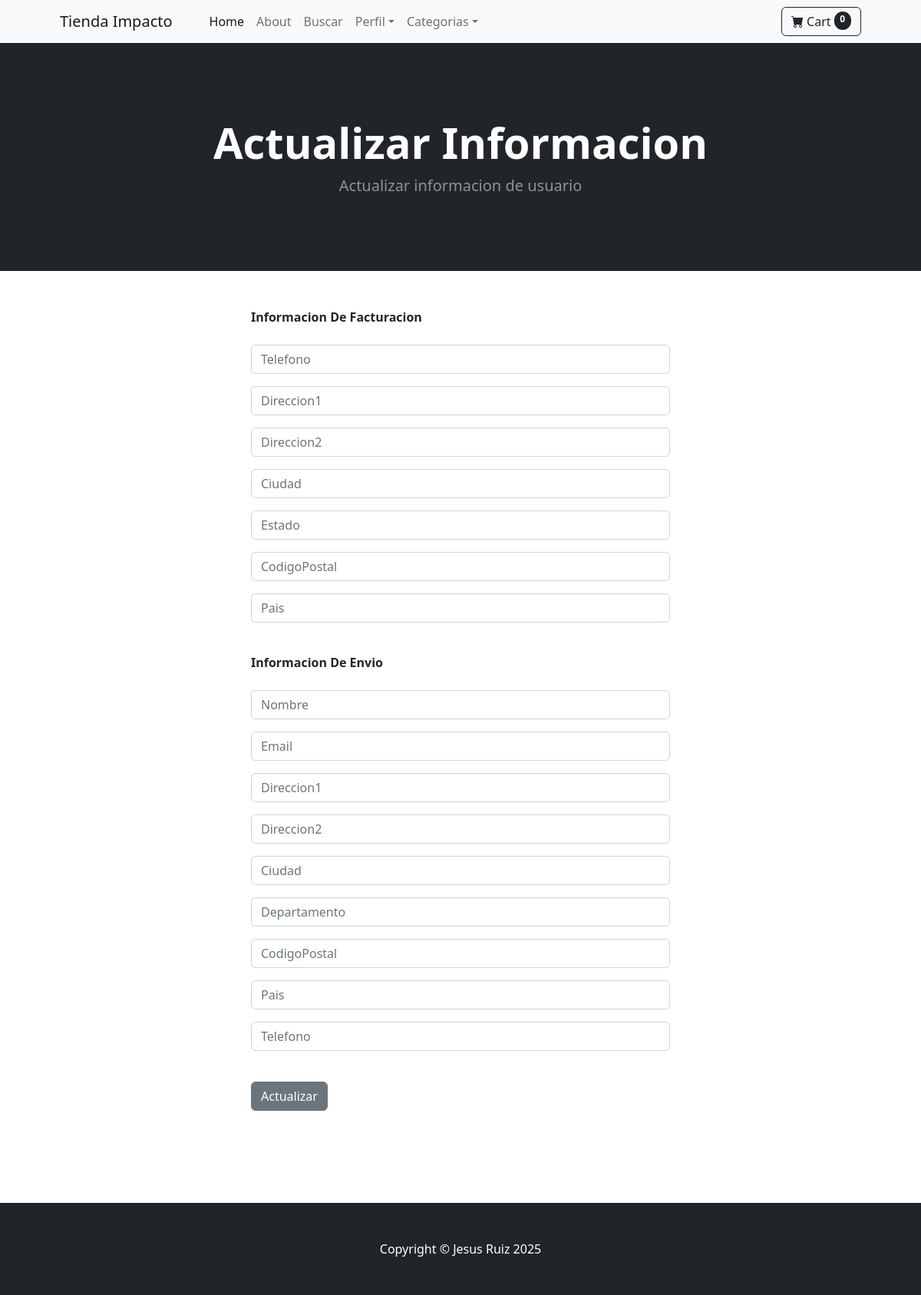
The app's page /update_info/ (signed in), older data.
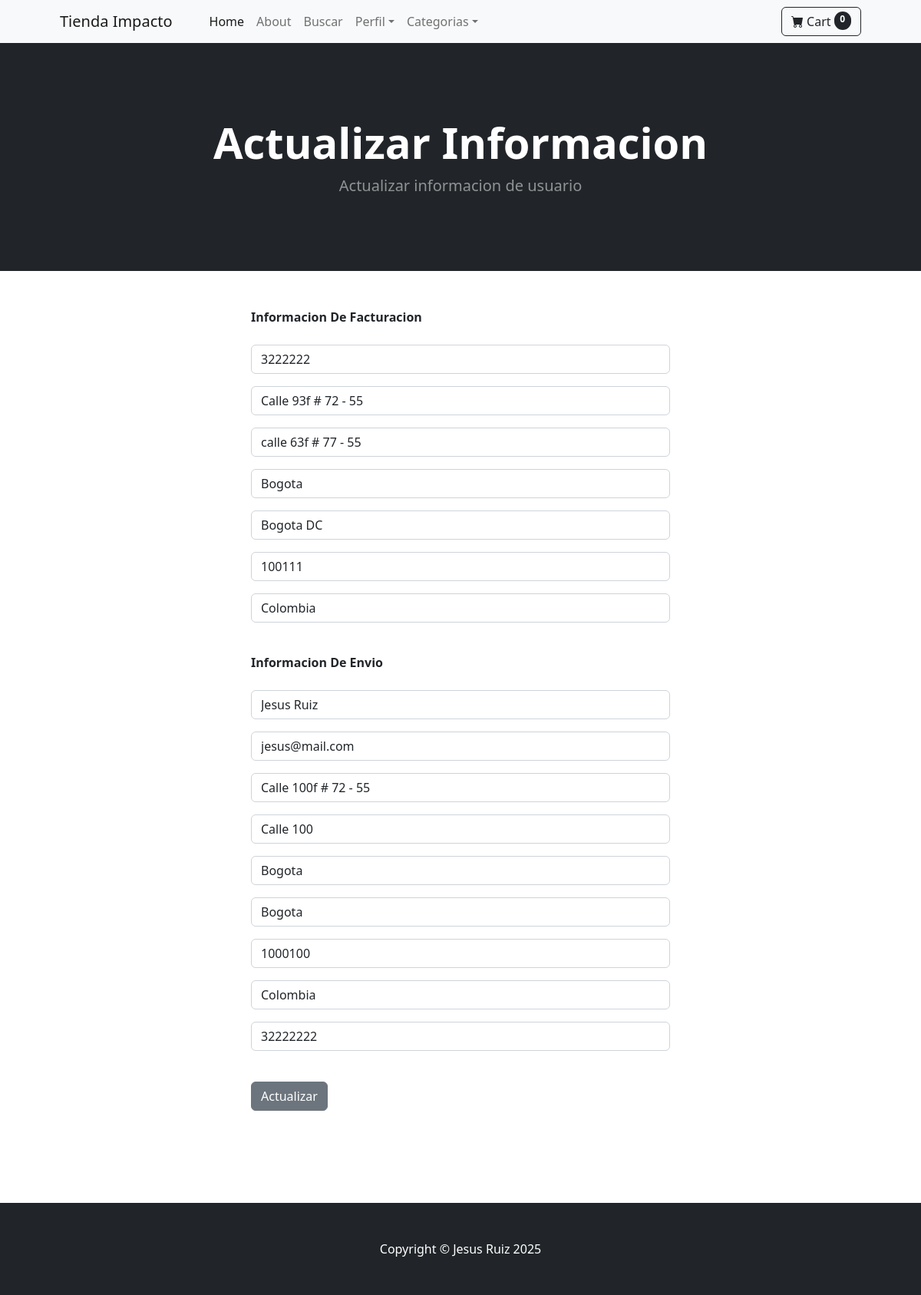
The same page, newer data.
### store/models.py (models this page shows, shortened)
class Profile(models.Model):
    user = models.OneToOneField(User, on_delete=models.CASCADE)
    date_modified = models.DateTimeField(User, auto_now=True)
    phone = models.CharField(max_length=20, blank=True)
    address1 = models.CharField(max_length=200, blank=True)
    address2 = models.CharField(max_length=200, blank=True)
    city = models.CharField(max_length=200, blank=True)
    state = models.CharField(max_length=200, blank=True)
    zipcode = models.CharField(max_length=200, blank=True)
    country = models.CharField(max_length=200, blank=True)
    old_cart = models.CharField(max_length=200, blank=True, null=True)

### payment/models.py (models this page shows, shortened)
class ShippingAdrress(models.Model):
    user = models.ForeignKey(User, on_delete=models.CASCADE, null=True, blank=True)
    shipping_full_name = models.CharField(max_length=255)
    shipping_email = models.CharField(max_length=255)
    shipping_address1 = models.CharField(max_length=255)
    shipping_address2 = models.CharField(max_length=255, null=True, blank=True)
    shipping_city = models.CharField(max_length=255)
    shipping_state = models.CharField(max_length=255,null=True, blank=True)
    shipping_zipcode = models.CharField(max_length=255,null=True, blank=True)
    shipping_country = models.CharField(max_length=255)
    shipping_phone = models.CharField(max_length=255)
    class Meta:
        verbose_name_plural = "Shipping Address"

### store/views.py (the view)
# urls.py: path('update_info/', views.update_info , name='update_info'),
def update_info(request):
    if request.user.is_authenticated:
        current_user = Profile.objects.get(user__id=request.user.id)
        shipping_user = ShippingAdrress.objects.get(user__id=request.user.id)
        form = UserInfoForm(request.POST or None, instance=current_user)
        shipping_form = ShippingForm(request.POST or None, instance=shipping_user)
        if form.is_valid() or shipping_form.is_valid():
            form.save()
            shipping_form.save()
            messages.success(request, "Informacion de Usuario actualizada ")
            return redirect('home')
        return render(request, "update_info.html",{'form':form, 'shipping_form': shipping_form})
    else:
        messages.success(request, "Debes ingresar ")
        return redirect('home')

### store/forms.py
class UserInfoForm(forms.ModelForm):
		phone = forms.CharField(label="", widget=forms.TextInput(attrs={'class':'form-control', 'placeholder':'Telefono'}), required=False)
		address1 = forms.CharField(label="", widget=forms.TextInput(attrs={'class':'form-control', 'placeholder':'Direccion1'}), required=False)
		address2 = forms.CharField(label="", widget=forms.TextInput(attrs={'class':'form-control', 'placeholder':'Direccion2'}), required=False)
		city = forms.CharField(label="", widget=forms.TextInput(attrs={'class':'form-control', 'placeholder':'Ciudad'}), required=False)
		state = forms.CharField(label="", widget=forms.TextInput(attrs={'class':'form-control', 'placeholder':'Estado'}), required=False)
		zipcode = forms.CharField(label="", widget=forms.TextInput(attrs={'class':'form-control', 'placeholder':'CodigoPostal'}), required=False)
		country = forms.CharField(label="", widget=forms.TextInput(attrs={'class':'form-control', 'placeholder':'Pais'}), required=False)
		class Meta:
			model = Profile
			fields = ('phone', 'address1', 'address2', 'city', 'state', 'zipcode', 'country')

### cart/cart.py (called while the page is built)
    def __len__(self):
        return len(self.cart)

### cart/context_processors.py (called while the page is built)
def cart(request):
    return {'cart': Cart(request)}

### store/templates/update_info.html (shortened to what this page needs)
{% extends 'base.html'%}
{% block content %}
 <header class="bg-dark py-5">
    <div class="container px-4 px-lg-5 my-5">
        <div class="text-center text-white">
            <h1 class="display-4 fw-bolder">Actualizar Informacion</h1>
            <p class="lead fw-normal text-white-50 mb-0">Actualizar informacion de usuario</p>
        </div>
    </div>
</header>
<div class="container">
    <div class="row">
            <div class="col-md-6 offset-md-3">
                <br><br>
                <strong>Informacion De Facturacion</strong>
                <br></br>
                <form method="POST" action="{% url 'update_info' %}">
                    {{ form.as_p }}
                    <br>
                    <strong>Informacion De Envio</strong>
                    <br></br>
                    {{ shipping_form.as_p}}
                    <br>
                    <button type="submit" class="btn btn-secondary">Actualizar</button>
                </form>
                <br>
                <br>
                <br>
                <br>
                <br>
            </div>
    </div>
</div>
{% endblock %}

### store/templates/base.html (shortened to what this page needs)
{% load static %}
<!DOCTYPE html>
<html lang="en">
    <head>
        <link href="https://cdn.jsdelivr.net/npm/bootstrap-icons@1.5.0/font/bootstrap-icons.css" rel="stylesheet" />
        <link href="{% static 'css/styles.css' %}" rel="stylesheet" />
    </head>
    <body>
        {% include 'navbar.html'%}
        {% block content %}
        {% endblock %}
        <footer class="py-5 bg-dark">
            <div class="container"><p class="m-0 text-center text-white">Copyright &copy; Jesus Ruiz 2025</p></div>
        </footer>
    </body>
</html>

### store/templates/navbar.html (shortened to what this page needs)
<nav class="navbar navbar-expand-lg navbar-light bg-light">
    <div class="container px-4 px-lg-5">
        <a class="navbar-brand" href="{% url 'home' %}">Tienda Impacto</a>
        <div class="collapse navbar-collapse" id="navbarSupportedContent">
            <ul class="navbar-nav me-auto mb-2 mb-lg-0 ms-lg-4">
                <li class="nav-item"><a class="nav-link active" aria-current="page" href="{% url 'home' %}">Home</a></li>
                <li class="nav-item"><a class="nav-link" href="{% url 'about' %}">About</a></li>
                <li class="nav-item"><a class="nav-link" href="{% url 'search' %}">Buscar</a></li>
                {% if user.is_authenticated %}
                <li class="nav-item dropdown">
                    <a class="nav-link dropdown-toggle" id="navbarDropdown" href="#" role="button" data-bs-toggle="dropdown" aria-expanded="false">Perfil</a>
                </li>
                {% else %}
                <li class="nav-item"><a class="nav-link" href="{% url 'login' %}">Ingresar</a></li>
                <li class="nav-item"><a class="nav-link" href="{% url 'register' %}">Registrarse</a></li>
                {% endif %}
                <li class="nav-item dropdown">
                    <a class="nav-link dropdown-toggle" id="navbarDropdown" href="#" role="button" data-bs-toggle="dropdown" aria-expanded="false">Categorias</a>
                </li>
            </ul>
            <a href="{% url 'cart_sumary' %}" class="btn btn-outline-dark">
                <form class="d-flex">
                        <i class="bi-cart-fill me-1"></i>
                        Cart
                        <span class="badge bg-dark text-white ms-1 rounded-pill" id="cart_quantity">{{ cart|length }}</span>
                </form>
            </a>
        </div>
    </div>
</nav>

Row changes from the older to the newer data that the page shows:
changed Profile: phone (not shown) → "3222222"; address1 (not shown) → "Calle 93f # 72 - 55"; address2 (not shown) → "calle 63f # 77 - 55"; city (not shown) → "Bogota"; state (not shown) → "Bogota DC"; zipcode (not shown) → "100111"; country (not shown) → "Colombia"
changed ShippingAdrress: shipping_full_name (not shown) → "Jesus Ruiz"; shipping_email (not shown) → "jesus@mail.com"; shipping_address1 (not shown) → "Calle 100f # 72 - 55"; shipping_address2 (not shown) → "Calle 100"; shipping_city (not shown) → "Bogota"; shipping_state (not shown) → "Bogota"; shipping_zipcode (not shown) → "1000100"; shipping_country (not shown) → "Colombia"; shipping_phone (not shown) → "32222222"
